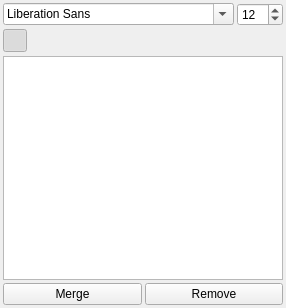
<?xml version="1.0" encoding="UTF-8"?>
<ui version="4.0">
 <class>TextSettings</class>
 <widget class="QWidget" name="TextSettings">
  <property name="geometry">
   <rect>
    <x>0</x>
    <y>0</y>
    <width>286</width>
    <height>308</height>
   </rect>
  </property>
  <layout class="QVBoxLayout" name="verticalLayout">
   <property name="spacing">
    <number>3</number>
   </property>
   <property name="leftMargin">
    <number>3</number>
   </property>
   <property name="topMargin">
    <number>3</number>
   </property>
   <property name="rightMargin">
    <number>3</number>
   </property>
   <property name="bottomMargin">
    <number>3</number>
   </property>
   <item>
    <layout class="QHBoxLayout" name="horizontalLayout_2">
     <property name="spacing">
      <number>3</number>
     </property>
     <item>
      <widget class="QFontComboBox" name="font"/>
     </item>
     <item>
      <widget class="QDoubleSpinBox" name="size">
       <property name="decimals">
        <number>0</number>
       </property>
       <property name="minimum">
        <double>1.000000000000000</double>
       </property>
       <property name="maximum">
        <double>72.000000000000000</double>
       </property>
       <property name="value">
        <double>12.000000000000000</double>
       </property>
      </widget>
     </item>
    </layout>
   </item>
   <item>
    <layout class="QHBoxLayout">
     <property name="spacing">
      <number>0</number>
     </property>
     <item>
      <widget class="QToolButton" name="left">
       <property name="font">
        <font>
         <italic>true</italic>
        </font>
       </property>
       <property name="toolTip">
        <string>Left align</string>
       </property>
       <property name="icon">
        <iconset theme="format-justify-left">
         <normaloff>theme:format-justify-left.svg</normaloff>theme:format-justify-left.svg</iconset>
       </property>
       <property name="checkable">
        <bool>true</bool>
       </property>
       <property name="checked">
        <bool>true</bool>
       </property>
       <property name="autoExclusive">
        <bool>true</bool>
       </property>
       <property name="autoRaise">
        <bool>true</bool>
       </property>
      </widget>
     </item>
     <item>
      <widget class="QToolButton" name="center">
       <property name="font">
        <font>
         <italic>true</italic>
        </font>
       </property>
       <property name="toolTip">
        <string>Center</string>
       </property>
       <property name="icon">
        <iconset theme="format-justify-center">
         <normaloff>theme:format-justify-center.svg</normaloff>theme:format-justify-center.svg</iconset>
       </property>
       <property name="checkable">
        <bool>true</bool>
       </property>
       <property name="autoExclusive">
        <bool>true</bool>
       </property>
       <property name="autoRaise">
        <bool>true</bool>
       </property>
      </widget>
     </item>
     <item>
      <widget class="QToolButton" name="justify">
       <property name="font">
        <font>
         <italic>true</italic>
        </font>
       </property>
       <property name="toolTip">
        <string>Justify</string>
       </property>
       <property name="icon">
        <iconset theme="format-justify-fill">
         <normaloff>theme:format-justify-fill.svg</normaloff>theme:format-justify-fill.svg</iconset>
       </property>
       <property name="checkable">
        <bool>true</bool>
       </property>
       <property name="autoExclusive">
        <bool>true</bool>
       </property>
       <property name="autoRaise">
        <bool>true</bool>
       </property>
      </widget>
     </item>
     <item>
      <widget class="QToolButton" name="right">
       <property name="font">
        <font>
         <italic>true</italic>
        </font>
       </property>
       <property name="toolTip">
        <string>Right align</string>
       </property>
       <property name="icon">
        <iconset theme="format-justify-right">
         <normaloff>theme:format-justify-right.svg</normaloff>theme:format-justify-right.svg</iconset>
       </property>
       <property name="checkable">
        <bool>true</bool>
       </property>
       <property name="autoExclusive">
        <bool>true</bool>
       </property>
       <property name="autoRaise">
        <bool>true</bool>
       </property>
      </widget>
     </item>
     <item>
      <spacer>
       <property name="orientation">
        <enum>Qt::Horizontal</enum>
       </property>
       <property name="sizeHint" stdset="0">
        <size>
         <width>40</width>
         <height>20</height>
        </size>
       </property>
      </spacer>
     </item>
     <item>
      <widget class="ColorButton" name="btnBackground">
       <property name="minimumSize">
        <size>
         <width>24</width>
         <height>24</height>
        </size>
       </property>
       <property name="toolTip">
        <string>Background color</string>
       </property>
       <property name="autoRaise">
        <bool>true</bool>
       </property>
       <property name="color">
        <color>
         <red>0</red>
         <green>0</green>
         <blue>0</blue>
        </color>
       </property>
       <property name="setAlpha" stdset="0">
        <bool>true</bool>
       </property>
      </widget>
     </item>
     <item>
      <widget class="ColorButton" name="btnTextColor">
       <property name="minimumSize">
        <size>
         <width>24</width>
         <height>24</height>
        </size>
       </property>
       <property name="toolTip">
        <string>Text color</string>
       </property>
       <property name="autoRaise">
        <bool>true</bool>
       </property>
       <property name="setAlpha" stdset="0">
        <bool>true</bool>
       </property>
      </widget>
     </item>
     <item>
      <widget class="QToolButton" name="bold">
       <property name="font">
        <font>
         <weight>75</weight>
         <bold>true</bold>
        </font>
       </property>
       <property name="toolTip">
        <string>Bold</string>
       </property>
       <property name="icon">
        <iconset theme="format-text-bold">
         <normaloff>theme:format-text-bold.svg</normaloff>theme:format-text-bold.svg</iconset>
       </property>
       <property name="checkable">
        <bool>true</bool>
       </property>
       <property name="autoRaise">
        <bool>true</bool>
       </property>
      </widget>
     </item>
     <item>
      <widget class="QToolButton" name="italic">
       <property name="font">
        <font>
         <italic>true</italic>
        </font>
       </property>
       <property name="toolTip">
        <string>Italic</string>
       </property>
       <property name="icon">
        <iconset theme="format-text-italic">
         <normaloff>theme:format-text-italic.svg</normaloff>theme:format-text-italic.svg</iconset>
       </property>
       <property name="checkable">
        <bool>true</bool>
       </property>
       <property name="autoRaise">
        <bool>true</bool>
       </property>
      </widget>
     </item>
     <item>
      <widget class="QToolButton" name="underline">
       <property name="toolTip">
        <string>Underline</string>
       </property>
       <property name="icon">
        <iconset theme="format-text-underline">
         <normaloff>theme:format-text-underline.svg</normaloff>theme:format-text-underline.svg</iconset>
       </property>
       <property name="checkable">
        <bool>true</bool>
       </property>
       <property name="autoRaise">
        <bool>true</bool>
       </property>
      </widget>
     </item>
     <item>
      <widget class="QToolButton" name="strikethrough">
       <property name="toolTip">
        <string>Strikethrough</string>
       </property>
       <property name="icon">
        <iconset theme="format-text-strikethrough">
         <normaloff>theme:format-text-strikethrough.svg</normaloff>theme:format-text-strikethrough.svg</iconset>
       </property>
       <property name="checkable">
        <bool>true</bool>
       </property>
       <property name="autoRaise">
        <bool>true</bool>
       </property>
      </widget>
     </item>
    </layout>
   </item>
   <item>
    <widget class="QTextEdit" name="content"/>
   </item>
   <item>
    <layout class="QHBoxLayout">
     <item>
      <widget class="QPushButton" name="btnBake">
       <property name="toolTip">
        <string>Merge the text onto the current layer</string>
       </property>
       <property name="text">
        <string>Merge</string>
       </property>
      </widget>
     </item>
     <item>
      <widget class="QPushButton" name="btnRemove">
       <property name="toolTip">
        <string>Delete this annotation</string>
       </property>
       <property name="text">
        <string>Remove</string>
       </property>
      </widget>
     </item>
    </layout>
   </item>
  </layout>
 </widget>
 <customwidgets>
  <customwidget>
   <class>ColorButton</class>
   <extends>QToolButton</extends>
   <header>widgets/colorbutton.h</header>
   <slots>
    <signal>colorChanged(QColor)</signal>
   </slots>
  </customwidget>
 </customwidgets>
 <resources/>
 <connections>
  <connection>
   <sender>italic</sender>
   <signal>toggled(bool)</signal>
   <receiver>content</receiver>
   <slot>setFontItalic(bool)</slot>
   <hints>
    <hint type="sourcelabel">
     <x>229</x>
     <y>54</y>
    </hint>
    <hint type="destinationlabel">
     <x>193</x>
     <y>95</y>
    </hint>
   </hints>
  </connection>
  <connection>
   <sender>size</sender>
   <signal>valueChanged(double)</signal>
   <receiver>content</receiver>
   <slot>setFontPointSize(double)</slot>
   <hints>
    <hint type="sourcelabel">
     <x>203</x>
     <y>16</y>
    </hint>
    <hint type="destinationlabel">
     <x>164</x>
     <y>118</y>
    </hint>
   </hints>
  </connection>
  <connection>
   <sender>btnTextColor</sender>
   <signal>colorChanged(QColor)</signal>
   <receiver>content</receiver>
   <slot>setTextColor(QColor)</slot>
   <hints>
    <hint type="sourcelabel">
     <x>181</x>
     <y>55</y>
    </hint>
    <hint type="destinationlabel">
     <x>113</x>
     <y>94</y>
    </hint>
   </hints>
  </connection>
  <connection>
   <sender>underline</sender>
   <signal>toggled(bool)</signal>
   <receiver>content</receiver>
   <slot>setFontUnderline(bool)</slot>
   <hints>
    <hint type="sourcelabel">
     <x>248</x>
     <y>50</y>
    </hint>
    <hint type="destinationlabel">
     <x>242</x>
     <y>172</y>
    </hint>
   </hints>
  </connection>
  <connection>
   <sender>font</sender>
   <signal>currentIndexChanged(QString)</signal>
   <receiver>content</receiver>
   <slot>setFontFamily(QString)</slot>
   <hints>
    <hint type="sourcelabel">
     <x>45</x>
     <y>17</y>
    </hint>
    <hint type="destinationlabel">
     <x>59</x>
     <y>115</y>
    </hint>
   </hints>
  </connection>
 </connections>
</ui>
